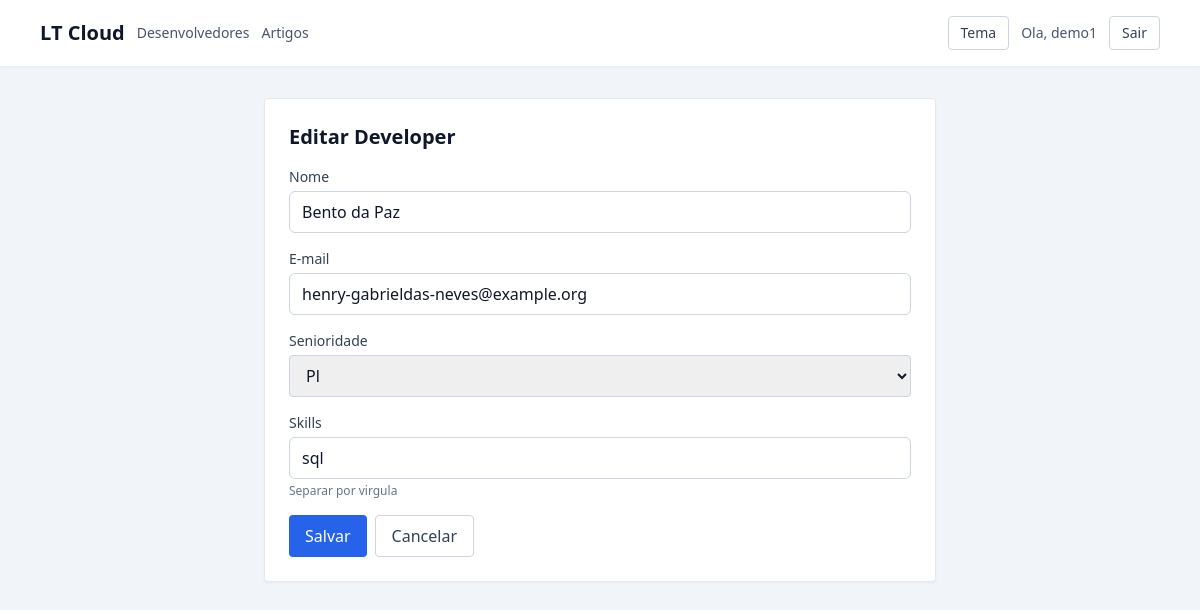
/developers/4/edit/ (signed in), run on the app's committed database.
### main/models.py (models this page shows, shortened)
class Developer(models.Model):
    SENIORITY_CHOICES = [
        ('jr', 'Jr'),
        ('pl', 'Pl'),
        ('sr', 'Sr'),
    ]
    user = models.ForeignKey(User, on_delete=models.CASCADE, related_name='developers')
    name = models.CharField(max_length=255)
    email = models.EmailField(unique=True)
    seniority = models.CharField(max_length=2, choices=SENIORITY_CHOICES)
    skills = models.JSONField(blank=True, null=True)

### main/views.py (the view)
# urls.py: path('developers/<int:pk>/edit/', views.DeveloperUpdateView.as_view(), name='developer_update'),
class DeveloperUpdateView(LoginRequiredMixin, UpdateView):
    model = Developer
    form_class = DeveloperForm
    template_name = 'main/developer_form.html'
    success_url = reverse_lazy('main:developer_list')
    def get_queryset(self):
        return Developer.objects.filter(user=self.request.user)

### main/forms.py (shortened to what this page needs)
class DeveloperForm(forms.ModelForm):
    skills = forms.CharField(
        required=False,
        help_text='Separar por virgula',
        widget=forms.TextInput(attrs={'placeholder': 'Python, Django, React'}),
        label='Skills',
    )
    class Meta:
        model = Developer
        fields = ['name', 'email', 'seniority', 'skills']
    def __init__(self, *args, **kwargs):
        super().__init__(*args, **kwargs)
        if self.instance and self.instance.pk and self.instance.skills:
            self.initial['skills'] = ', '.join(self.instance.skills)
        self.fields['name'].label = 'Nome'
        self.fields['email'].label = 'E-mail'
        self.fields['seniority'].label = 'Senioridade'
        for field in self.fields.values():
            css = field.widget.attrs.get('class', '')
            field.widget.attrs['class'] = f'{css} w-full border border-slate-300 px-3 py-2 rounded'

### main/templates/main/developer_form.html (shortened to what this page needs)
{% extends "base.html" %}
{% block content %}
<div class="max-w-2xl mx-auto bg-white border border-slate-200 shadow-sm rounded p-6">
    <h1 class="text-xl font-semibold mb-4">{% if form.instance.pk %}Editar Developer{% else %}Novo Developer{% endif %}</h1>
    <form method="post" class="space-y-4">
        {% for field in form %}
            <div class="space-y-1">
                <label class="block text-sm font-medium text-slate-700">{{ field.label }}</label>
                {{ field }}
                {% if field.help_text %}
                    <p class="text-xs text-slate-500">{{ field.help_text }}</p>
                {% endif %}
            </div>
        {% endfor %}
        <div class="flex gap-2">
            <button class="bg-blue-600 text-white px-4 py-2 rounded hover:bg-blue-700">Salvar</button>
            <a href="{% url 'main:developer_list' %}" class="px-4 py-2 border border-slate-300 rounded text-slate-700 hover:bg-slate-50">Cancelar</a>
        </div>
    </form>
</div>
{% endblock %}

### main/templates/base.html (shortened to what this page needs)
<!doctype html>
<html lang="pt-br">
<head>
    <script src="https://cdn.tailwindcss.com"></script>
</head>
<body class="bg-slate-100 text-slate-900 min-h-screen">
<div class="min-h-screen flex flex-col">
    <header class="bg-white shadow-sm">
        <div class="max-w-6xl mx-auto px-4 py-4 flex items-center justify-between gap-4">
            <div class="flex items-center gap-3">
                <a href="{% url 'main:developer_list' %}" class="text-xl font-semibold text-slate-900">LT Cloud</a>
                <nav class="hidden md:flex items-center gap-3 text-sm text-slate-600">
                    <a href="{% url 'main:developer_list' %}" class="hover:text-slate-900 {% if request.resolver_match.url_name == 'developer_list' %}font-semibold text-slate-900{% endif %}">Desenvolvedores</a>
                    <a href="{% url 'main:article_list' %}" class="hover:text-slate-900 {% if request.resolver_match.url_name == 'article_list' %}font-semibold text-slate-900{% endif %}">Artigos</a>
                </nav>
            </div>
            <div class="flex items-center gap-3 text-sm">
                <button id="theme-toggle" class="px-3 py-1.5 border border-slate-300 rounded text-slate-700 hover:bg-slate-50">Tema</button>
                {% if request.user.is_authenticated %}
                    <span class="text-slate-600 hidden sm:inline">Ola, {{ request.user.username }}</span>
                    <form method="post" action="{% url 'logout' %}">
                        <button type="submit" class="px-3 py-1.5 border border-slate-300 rounded text-slate-700 hover:bg-slate-50">Sair</button>
                    </form>
                {% else %}
                    <a href="{% url 'login' %}" class="px-3 py-1.5 border border-slate-300 rounded text-slate-700 hover:bg-slate-50">Entrar</a>
                {% endif %}
            </div>
        </div>
    </header>
    <main class="flex-1 max-w-6xl mx-auto w-full px-4 py-8">
        {% block content %}{% endblock %}
    </main>
</div>
</body>
</html>

### main/templates/base.html (style rules this page uses)
input:not([type=checkbox]):not([type=radio]), select, textarea { width: 100%; border: 1px solid #cbd5e1; border-radius: 0.375rem; padding: 0.5rem 0.75rem; }
:root { --bg: #f8fafc; --card: #ffffff; --text: #0f172a; --muted: #475569; --border: #e2e8f0; }
body { background-color: var(--bg); color: var(--text); }

### data on the page
Developer: form "Bento da Paz" "henry-gabrieldas-neves@example.org" "Pl" "sql"

### other printed values
{{ request.user.username }} "demo1"
{{ field.label }} "Nome" "E-mail" "Senioridade" "Skills"
{{ field.help_text }} "Separar por virgula"
